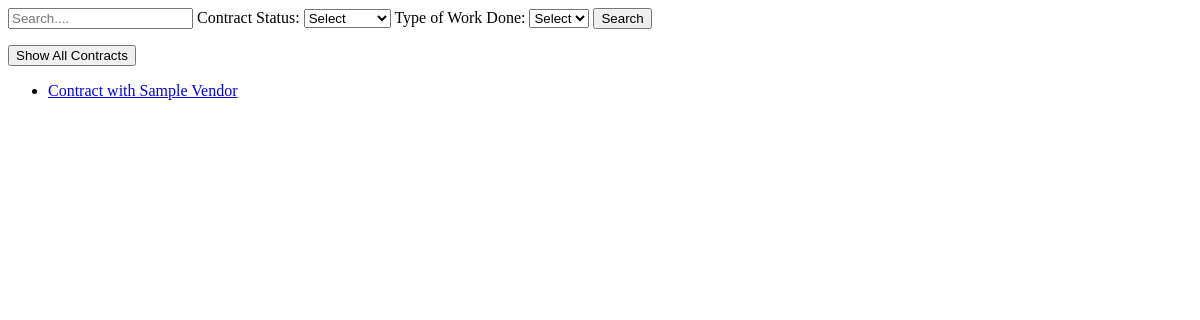
Before: /vcm/contracts/ with the older database file.
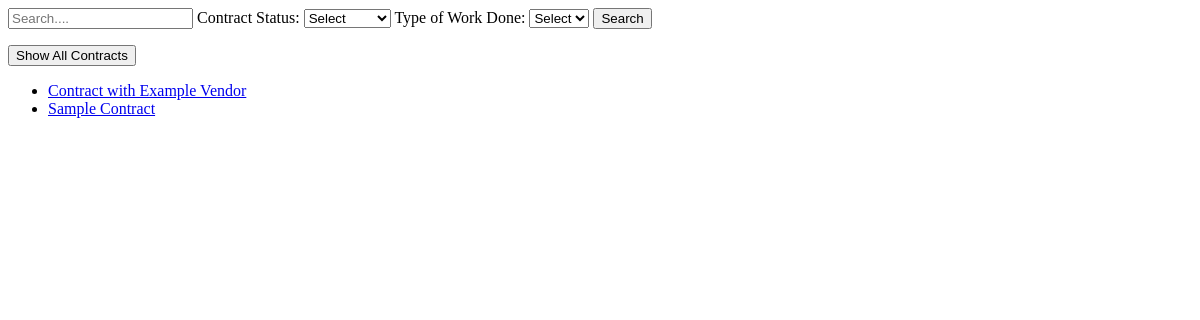
After: the same page with the newer database file.
### vcm_app/models.py (models this page shows, shortened)
class Contract(models.Model):
    vendor = models.ForeignKey(Vendor, on_delete=models.PROTECT) #Does not allow vendor to be deleted
    contract_title = models.CharField(max_length=200)
    """Contract Status stuff"""
    CURRENT     = 'CR'
    COMPLETED   = 'CP'
    POTENTIAL   = 'PT'
    CANCELED    = 'CN'
    FUTURE      = 'FT'
    CONTRACT_STATUS_CHOICES = [
        (CURRENT, 'Current'),
        (COMPLETED, 'Completed'),
        (POTENTIAL, 'Potential'),
        (CANCELED, 'Canceled'),
        (FUTURE, 'Future'),
    ]
    contract_status =  models.CharField(
        max_length=2,
        choices=CONTRACT_STATUS_CHOICES,
        default=POTENTIAL,
    )
    class Meta:
        ordering =['contract_title']

### vcm_app/views.py (the view)
# urls.py: path('contracts/', views.ContractsView.as_view(), name='contracts'),
class ContractsView(generic.ListView):
    template_name = 'vcm_app/contracts.html'
    context_object_name = 'contract_list'
    """TRYING SOMEWITHING WEIRD HERE
        Passing additional context data to the view"""
    def get_context_data(self, **kwargs):
        context = super(ContractsView, self).get_context_data(**kwargs)
        context.update({
            'worktype_list': WorkType.objects.all(),
        })
        return context
    """END OF WEIRD"""
    def get_queryset(self):
        results = Contract.objects.all()
        if (search_term := self.request.GET.get("search_term")):
            results = results.filter(
                            Q(contract_title__icontains=search_term) #|
                        )
        if (contract_status := self.request.GET.get("contract_status")):
            results = results.filter(contract_status=contract_status)
        if (worktype := self.request.GET.get("worktype")):
            results = results.filter(worktype__work=worktype)
        return results

### vcm_app/templates/vcm_app/contracts.html (shortened to what this page needs)
<form action="{% url 'vcm_app:contracts' %}" method="get">
    <input name="search_term" type="text" placeholder="Search....">
    <label for="contract_status">Contract Status:</label>
    <select id="contract_status" name="contract_status">
        <option value=>Select</option>
    </select>
    <label for="worktype">Type of Work Done:</label>
    <select id="worktype" name="worktype">
        <option value=>Select</option>
    </select>
    <button type="submit" value="Submit">Search</button>
</form>
<form action="{% url 'vcm_app:contracts' %}" method="get">
    <button type="submit" value="Submit">Show All Contracts</button>
</form>
{% if contract_list %}
<ul>
    {% for contract in contract_list %}
    <li><a href="{% url 'vcm_app:contract_detail' contract.id %}">{{ contract.contract_title }}</a></li>
    {% endfor %}
</ul>
{% else %}
<p>No contracts are available.</p>
{% endif %}

Changed rows visible on the page:
changed Contract: contract_title "Contract with Sample Vendor" → "Contract with Example Vendor"
added Contract: contract_title "Sample Contract"
